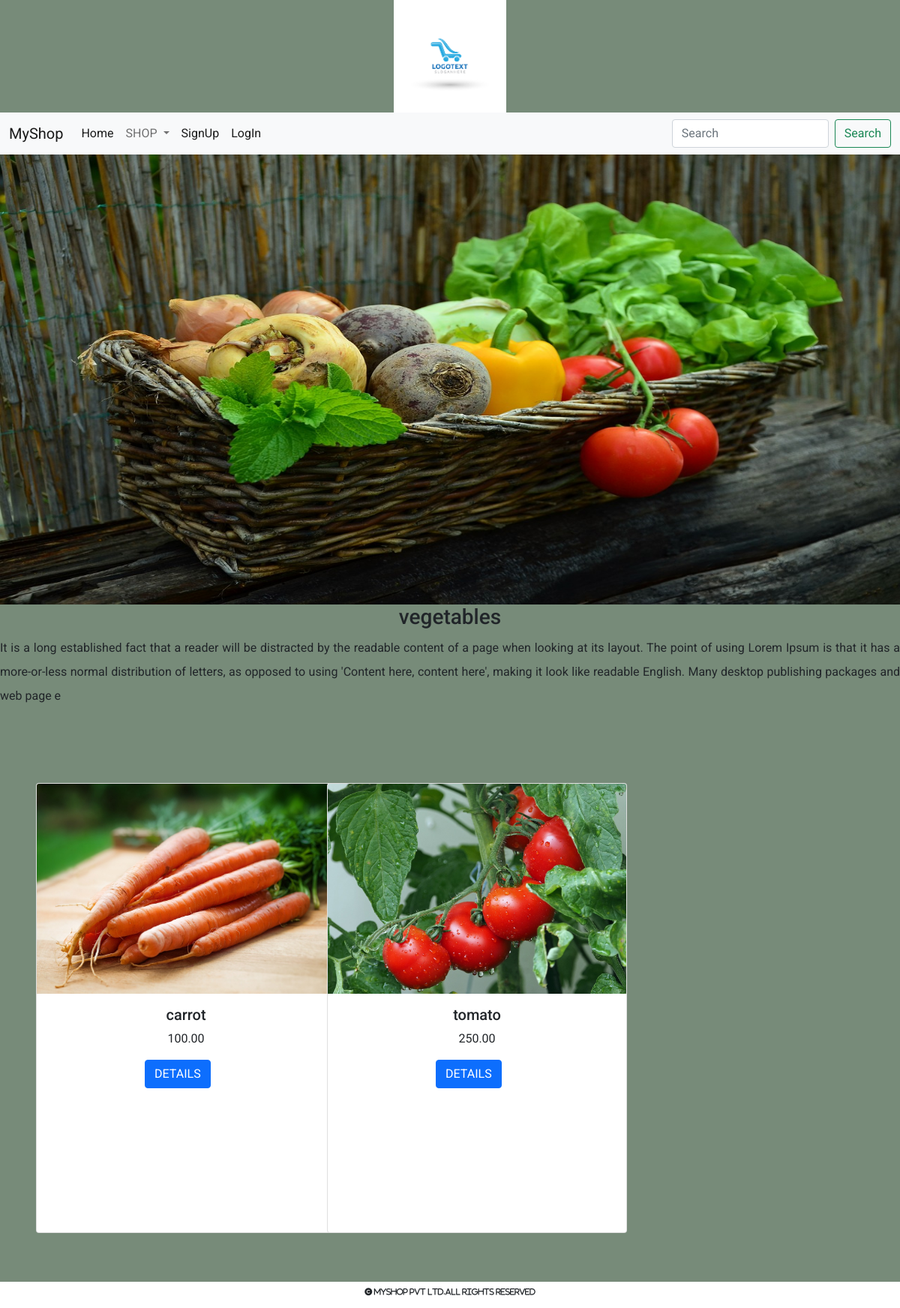
/products/vegetables, run on the app's committed database.
### shop/models.py (models this page shows, shortened)
class Category(models.Model):
    name = models.CharField(max_length=250, unique=True)
    slug = models.CharField(max_length=250, unique=True)
    desc = models.TextField(blank=True)
    image = models.ImageField(upload_to='shop/category', null=True, blank=True)

class Products(models.Model):
    name = models.CharField(max_length=250, unique=True)
    slug = models.CharField(max_length=250, unique=True)
    description = models.TextField(blank=True)
    image = models.ImageField(upload_to='shop/products', blank=True, null=True)
    price = models.DecimalField(max_digits=10, decimal_places=2)
    category = models.ForeignKey(Category, on_delete=models.CASCADE)
    stock = models.IntegerField()
    available = models.BooleanField(default=True)
    created = models.DateTimeField(auto_now_add=True)
    updated = models.DateTimeField(auto_now=True)

### shop/views.py (the view)
# urls.py: path('products/<slug:p>', views.allproducts, name='allproducts'),
def allproducts(request, p):
    c = Category.objects.get(slug=p)
    p = Products.objects.filter(category__slug=p)
    return render(request, 'product.html', {'p': p, 'c': c})

### cart/context_processors.py (called while the page is built, shortened)
def counter(request):
    item_count = 0
    return {'count': item_count}

### shop/context_processors.py (called while the page is built)
def menu_links(request):
    c = Category.objects.all()
    return {'links':c}

### templates/product.html
{% extends 'base.html' %}
{% load static %}
{% block content %}
<div>
    <img src="{{ c.image.url }}" style="height:600px;width:100%">
</div>
<div class="continer-fluid" style="margin-bottom:100px">
    <h3 class="text-center mb-2">{{c.name}}</h3>
    <p style="line-height:2;text-align:justify">{{c.desc}}
    </p>
</div>
<div class="container-fluid " style="margin-bottom:100px">
    <div class="row ms-4">
        {% for i in p %}
        <div class="col-sm-4">
            <div class="card" style="width: 25rem;height:600px">
                <img src="{{ i.image.url }}" style="height:280px;" class="card-img-top" alt="...">
                <div class="card-body">
                    <h5 class="card-title text-center">{{ i.name }}</h5>
                    <p class="card-text text-center" style="text-align:justify">{{i.price}}</p>
                    <a href="{% url 'shop:prodetails' i.slug %}" style="position:relative;left:35%"
                       class="btn btn-primary">DETAILS</a>
                </div>
            </div>
        </div>
        {% endfor %}
    </div>
</div>
{% endblock %}

### templates/base.html (shortened to what this page needs)
<!DOCTYPE html>
{% load static %}
<html lang="en">
<head>
    <link href="https://cdn.jsdelivr.net/npm/bootstrap@5.0.2/dist/css/bootstrap.min.css" rel="stylesheet"
>
    <link rel="stylesheet" href="{% static 'css/custom.css' %}">
    <link rel="stylesheet" href="https://cdnjs.cloudflare.com/ajax/libs/font-awesome/6.4.0/css/all.min.css"
/>
</head>
<body>
<div class="container-fluid" style="padding:0">
    <HEADER style="background-color:#778B79; width:100%">
        <center>
            <img src="{% static 'images/logo.jpg' %}" style="height:150px">
        </center>
        <nav class="navbar navbar-expand-lg  navbar-light bg-light" style="width:100%">
            <div class="container-fluid" style="width:100%">
                <a class="navbar-brand" href="#">MyShop</a>
                <div class="collapse navbar-collapse" id="navbarSupportedContent">
                    <ul class="navbar-nav me-auto mb-2 mb-lg-0">
                        <li class="nav-item">
                            <a class="nav-link active" aria-current="page" href="{% url 'shop:allprodcat' %}">Home</a>
                        </li>
                        <li class="nav-item dropdown">
                            <a class="nav-link dropdown-toggle" href="#" id="navbarDropdown" role="button"
                               data-bs-toggle="dropdown" aria-expanded="false">
                                SHOP
                            </a>
                       {% if user.is_authenticated %}
                        {% if user.username != 'admin' %}
                        <li class="nav-item">
                            <a class="nav-link active" aria-current="page" href="{% url 'cart:cartview' %}"><i
                                    class="fa-solid fa-cart-shopping fa-lg"></i>{{count}}</a>
                        </li>
                        <li class="nav-item">
                            <a class="nav-link active" aria-current="page" href="{% url 'cart:orderview' %}">Your orders</a>
                        </li>
                        {% endif %}
                        <li class="nav-item">
                            <a class="nav-link active" aria-current="page" href="{% url 'shop:logout' %}">LogOut</a>
                        </li>
                        {% else %}
                        <li class="nav-item">
                            <a class="nav-link active" aria-current="page" href="{% url 'shop:signup' %}">SignUp</a>
                        </li>
                        <li class="nav-item">
                            <a class="nav-link active" aria-current="page" href="{% url 'shop:login' %}">LogIn</a>
                        </li>
                        {% endif %}
                    </ul>
                    <form method="POST" class="d-flex" action="{% url 'search:searchresults' %}">
                        <input class="form-control me-2" type="search" name="q" placeholder="Search"
                               aria-label="Search">
                        <button class="btn btn-outline-success" type="submit">Search</button>
                    </form>
                </div>
            </div>
        </nav>
    </HEADER>
</div>
{% block content %}
{% endblock %}
<footer class="footer">
    <div>
        <P><i class="fa-solid fa-copyright icon_size"> MyShop pvt ltd.ALL RIGHTS RESERVED</i></P>
    </div>
</footer>
</body>
</html>

### static/css/custom.css (style rules this page uses)
body { margin: 0; padding: 0; background-color:#778B79; font-family: 'Caveat', cursive; font-family: 'Changa', sans-serif; font-family: 'Great Vibes', cursive; font-family: 'Roboto', sans-serif; }
.icon_size { font-size:10px; }
.footer { height:35px; width:100%; background-color:white; text-align:center; position:fixed; bottom:0; left:0; }

### data on the page
Category: image (picture), name "vegetables", desc "It is a long established fact that a reader will be distracted by the readable content of a page when looking at its layout. The point of using Lorem Ipsum is that it has a more-or-less normal distribution of letters, as opposed to using 'Content here, content here', making it look like readable English. Many desktop publishing packages and web page e"
Products: image (picture), name "carrot", price "100.00"
Products: image (picture), name "tomato", price "250.00"
